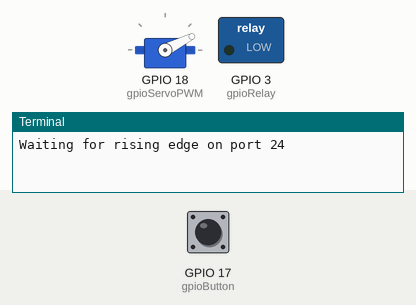
Recording of a program running on a simulated Raspberry Pi (BCM pin numbers). Parts: servo, switched loads named in the program (green lamp = pin HIGH), the last lines printed to the terminal. The test bench sets the inputs (shaded band); at power-on: GPIO 17 (gpioButton) LOW. Servo angles are drawn from the pulse width (0.5 ms = 0°, 2.5 ms = 180°).

Above: at 1.2 s.
1.3 s: GPIO 17 (gpioButton) pulled HIGH for 0.15 s
At 1.9 s:
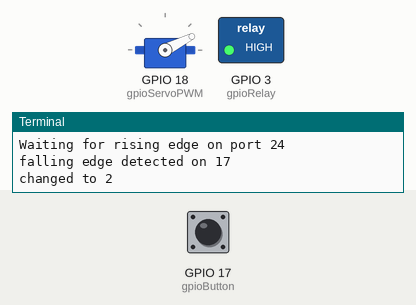
4.4 s: GPIO 17 (gpioButton) pulled HIGH for 1 s
At 7.0 s:
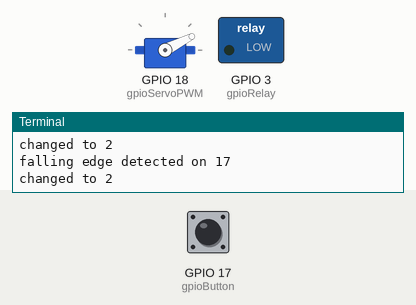
7.9 s: GPIO 17 (gpioButton) pulled HIGH for 3.2 s
At 9.3 s:
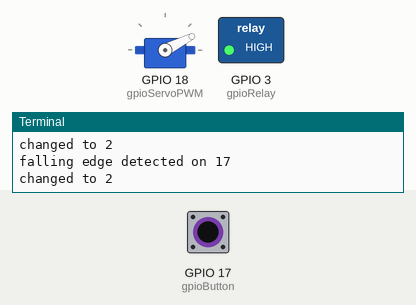
12.6 s: GPIO 17 (gpioButton) pulsed HIGH 2 times (0.12 s each, 0.3 s apart)
At 16.0 s:
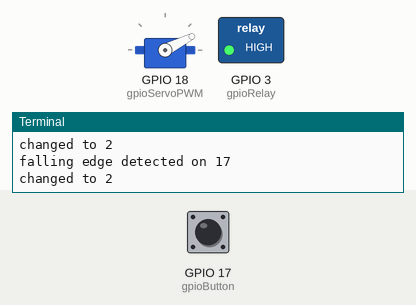
Timing chart, 0 to 17.2 s (numbered marks = the images above; inputs shaded):
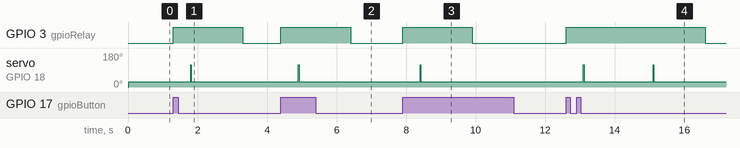

The program:

RPI_GPIO.py
```python
import RPi.GPIO as GPIO
import time

gpioRelay = 3
gpioServoPWM = 18
gpioReed = 4
gpioButton = 17


GPIO.setmode(GPIO.BCM)
GPIO.setup(gpioButton, GPIO.IN, pull_up_down=GPIO.PUD_DOWN)
GPIO.setup(gpioRelay, GPIO.OUT)


GPIO.setup(gpioServoPWM, GPIO.OUT)

pwmServo = GPIO.PWM(gpioServoPWM, 50)
pwmServo.start(2.5)

def my_callback(channel):
    print "falling edge detected on 17"
    GPIO.output(gpioRelay, True)
    print("changed to 2")
    time.sleep(.5)
    pwmServo.ChangeDutyCycle(9)
    time.sleep(1.5)

    GPIO.output(gpioRelay, False)


GPIO.add_event_detect(gpioButton, GPIO.RISING, callback=my_callback, bouncetime=1000)

try:
    print "Waiting for rising edge on port 24"
    while True:


        #GPIO.output(03, True)


        pwmServo.ChangeDutyCycle(4)


        #time.sleep(5)

        pass
    print "Rising edge detected on port 24. Here endeth the third lesson."

except KeyboardInterrupt:
    GPIO.cleanup()  # clean up GPIO on CTRL+C exit
GPIO.cleanup()  # clean up GPIO on normal exit
```

Measured:
- after the input at 1.3 s, GPIO 3 (gpioRelay): LOW → HIGH at once, → LOW 2.0 s later; servo on GPIO 18 (gpioServoPWM): 27° → 117° after 0.50 s, → 27° 0.02 s later
- after the input at 4.4 s, GPIO 3 (gpioRelay): LOW → HIGH at once, → LOW 2.0 s later; servo on GPIO 18 (gpioServoPWM): 27° → 117° after 0.50 s, → 27° 0.02 s later
- after the input at 7.9 s, GPIO 3 (gpioRelay): LOW → HIGH at once, → LOW 2.0 s later; servo on GPIO 18 (gpioServoPWM): 27° → 117° after 0.50 s, → 27° 0.02 s later
- after the input at 12.6 s, GPIO 3 (gpioRelay): LOW → HIGH at once, → LOW 4.0 s later; servo on GPIO 18 (gpioServoPWM): alternates 117° for 0.02 s and 27° for 2.0 s, starting after 0.50 s
